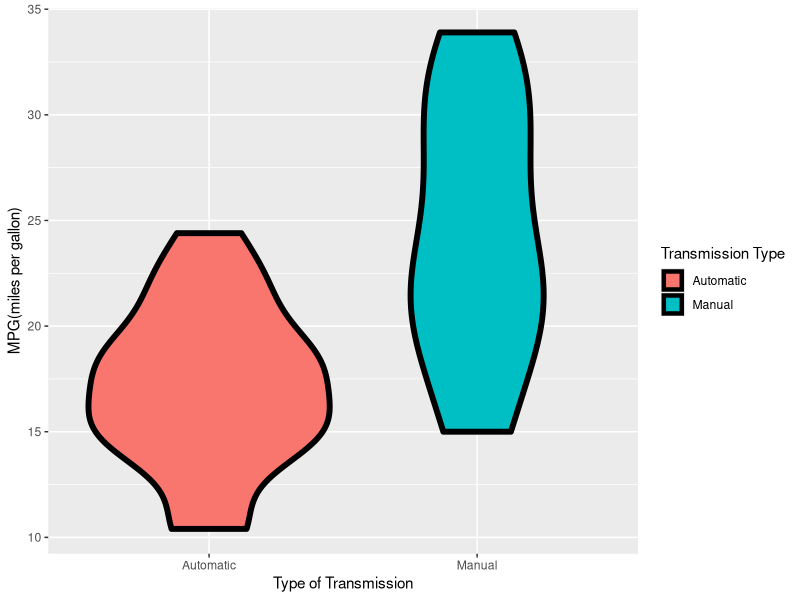
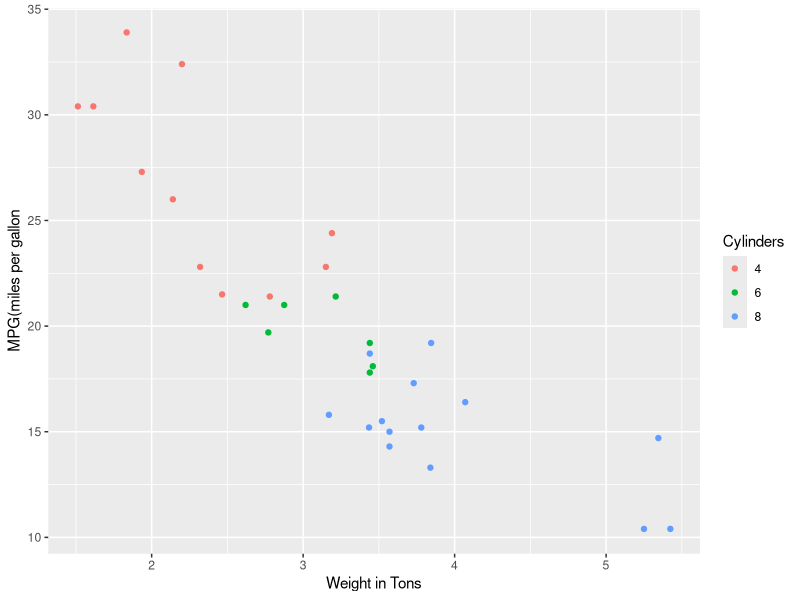
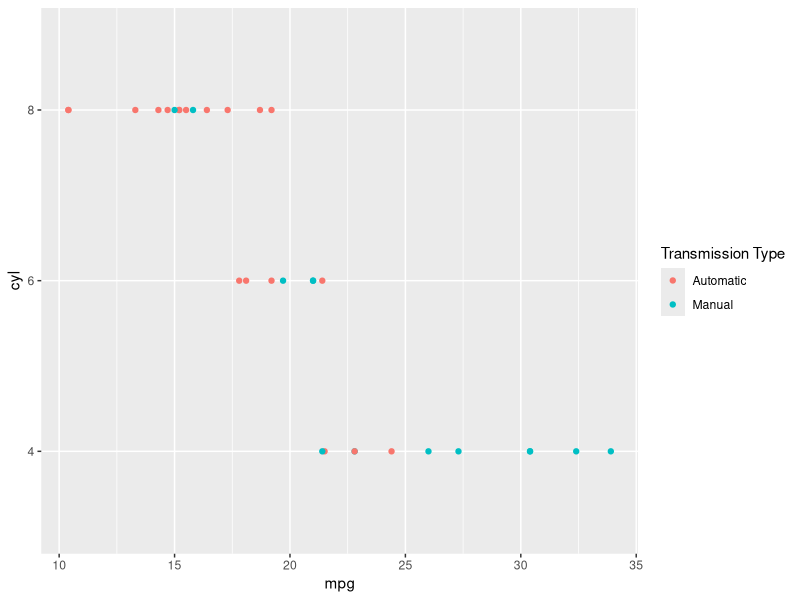

These charts were generated, in order, by the following R code:
## ---- chunk 1
knitr::opts_chunk$set(echo = TRUE)
## ---- chunk 2
library(datasets)
data(mtcars)
library(ggplot2)

## ---- chunk 3
## What do the variables mean
?mtcars
## Use str to see a compact summary of the data
str(mtcars)
sapply(mtcars, class)
## ---- chunk 4
mtcars$vs = as.factor(mtcars$vs)
mtcars$am = as.factor(mtcars$am)
levels(mtcars$am) <- c("Automatic", "Manual")
mtcars$cyl = as.factor(mtcars$cyl)
## ---- chunk 5
plot1 <- ggplot(mtcars, aes(y = mpg, x = am, fill = am))
plot1 = plot1 + geom_violin(colour = "black", size = 2)
plot1 = plot1 + xlab("Type of Transmission") + ylab("MPG(miles per gallon)")
plot1 = plot1 + scale_fill_discrete(name = "Transmission Type", labels=c("Automatic", "Manual"))
plot1
## What are some useful summary statistics
aggregate(mpg ~ am, data=mtcars, mean)
## ---- chunk 6
plot2 <- ggplot(mtcars, aes(wt, mpg, colour = cyl)) + geom_point()
plot2 = plot2 + labs(colour = "Cylinders")
plot2 = plot2 + xlab("Weight in Tons") + ylab("MPG(miles per gallon")
plot2

## What are some useful summary statistics
aggregate(mpg ~ wt, data=mtcars, mean)
## ---- chunk 7
p <- ggplot(mtcars, aes(mpg, cyl, colour = am)) + geom_point()
p + labs(colour = "Transmission Type")
## ---- chunk 8
reg1 <- lm(mpg ~ am, mtcars)
reg2 <- lm(mpg ~ am + wt + cyl + disp + hp, mtcars)
